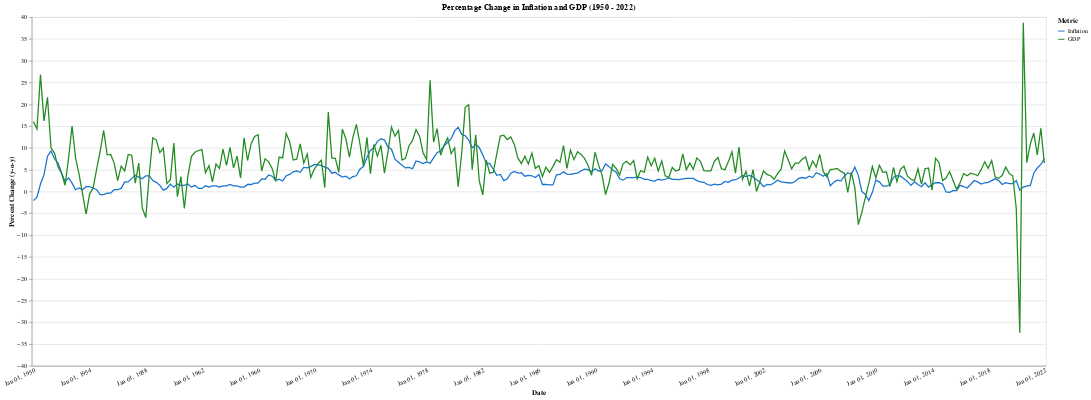

The cell this chart's notebook holds for it:
### Code cell
scale = alt.Scale(domain=['Inflation', 'GDP'], range=['	#1874CD', '#228B22'])

alt.Chart(hyp_2_df).transform_fold(
    ['Inflation','GDP']
).mark_line().encode(
    x = alt.X('yearmonthdate(Date):O', title = "Date", axis=alt.Axis(tickSize=0)),
    y = alt.Y('value:Q', title = 'Percent Change (y-o-y)'),
    color = alt.Color('key:N', scale = scale, legend = alt.Legend(title = "Metric")),
    tooltip = ["Inflation", "GDP"]
).properties(title='Percentage Change in Inflation and GDP (1950 - 2022)', height = 550, width = 1600).interactive().configure_axisX(labelAngle=-25)

### Figure 1 — Vega-Lite specification as saved in the notebook (floating-point values rounded to 4 significant figures; data arrays with more than 128 entries replaced by an {"elided": "..."} marker saying what was removed)
{"config": {"view": {"continuousWidth": 400, "continuousHeight": 300}, "axisX": {"labelAngle": -25}}, "data": {"name": "data-6bf9d6a38f8f92782b9254530ab71164"}, "mark": "line", "encoding": {"color": {"field": "key", "legend": {"title": "Metric"}, "scale": {"domain": ["Inflation", "GDP"], "range": ["\t#1874CD", "#228B22"]}, "type": "nominal"}, "tooltip": [{"field": "Inflation", "type": "quantitative"}, {"field": "GDP", "type": "quantitative"}], "x": {"axis": {"tickSize": 0}, "field": "Date", "timeUnit": "yearmonthdate", "title": "Date", "type": "ordinal"}, "y": {"field": "value", "title": "Percent Change (y-o-y)", "type": "quantitative"}}, "height": 550, "selection": {"selector003": {"type": "interval", "bind": "scales", "encodings": ["x", "y"]}}, "title": "Percentage Change in Inflation and GDP (1950 - 2022)", "transform": [{"fold": ["Inflation", "GDP"]}], "width": 1600, "$schema": "https://vega.github.io/schema/vega-lite/v4.17.0.json", "datasets": {"data-6bf9d6a38f8f92782b9254530ab71164": {"elided": "289 records"}}}
